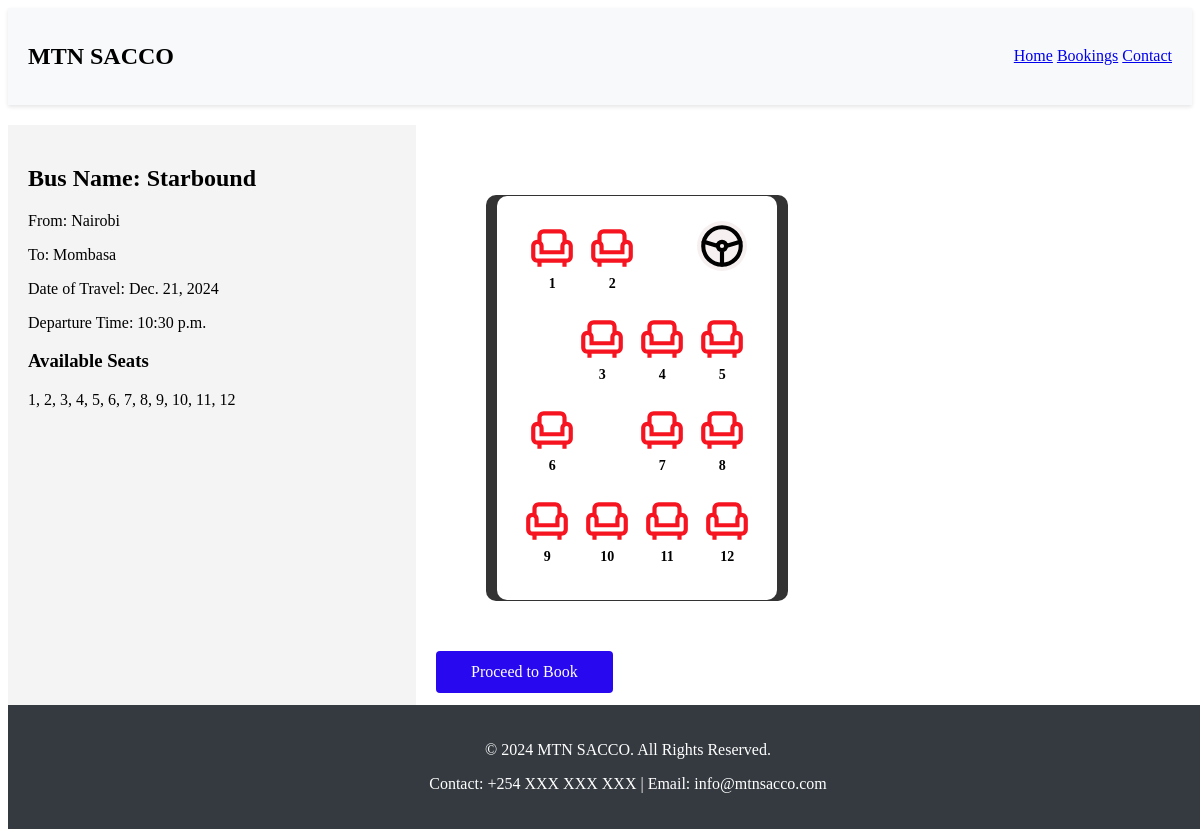
Page /bus/6/ on the earlier database version.
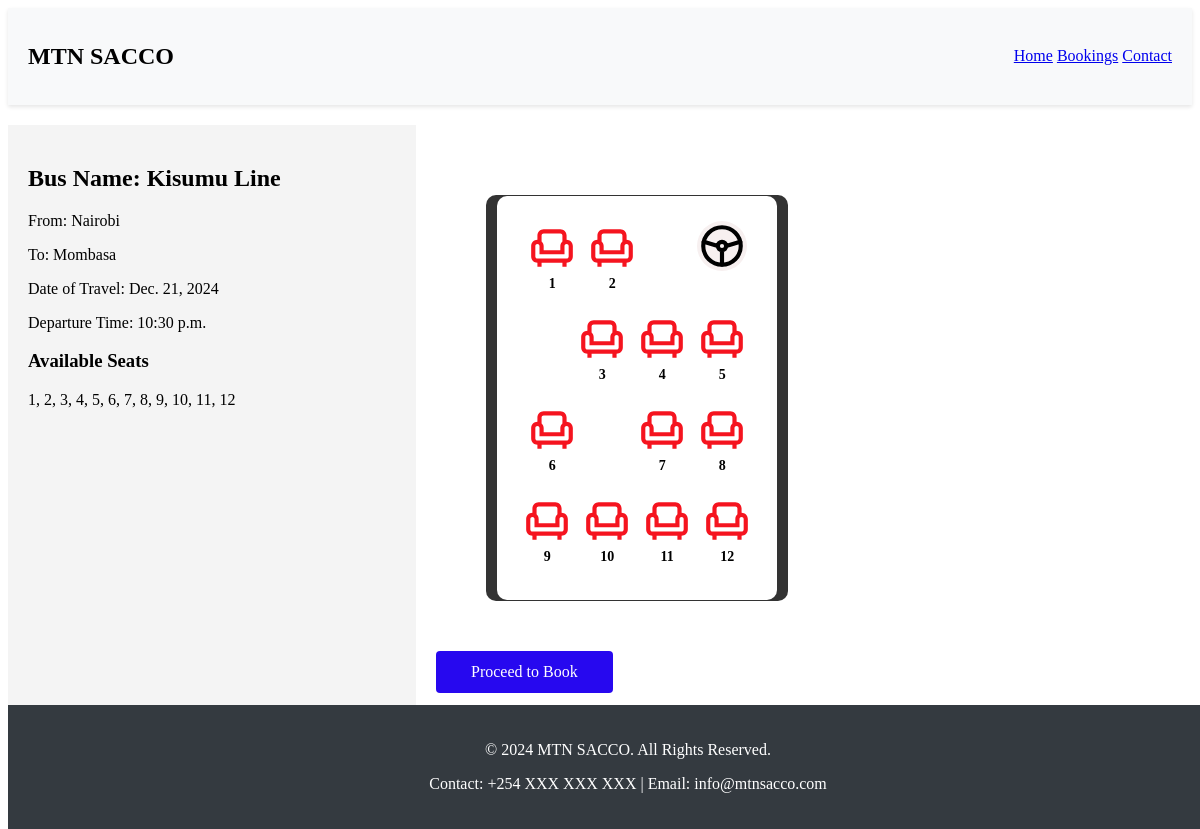
Same page on the later database version.
### main/models.py (models this page shows, shortened)
class TravelSchedule(models.Model):
    bus = models.ForeignKey(Bus, on_delete=models.CASCADE)
    boarding_location = models.ForeignKey(BoardingLocation, on_delete=models.CASCADE)
    destination = models.ForeignKey(Destination, on_delete=models.CASCADE)
    date_of_travel = models.DateField()
    departure_time = models.TimeField()
    fare = models.CharField(max_length=50 , null=True , blank=True)

class Bus(models.Model):
    name = models.CharField(max_length=50)
    plate_number=models.CharField(max_length=50 , unique=True)
    route = models.CharField(max_length=50)
    Driver = models.ForeignKey(Driver, on_delete=models.CASCADE)
    is_in_good = models.BooleanField(default=True)
    timeoftravel = models.CharField(max_length=50)
    fare = models.CharField(max_length=50)

class BoardingLocation(models.Model):
    name = models.CharField(max_length=100)

class Destination(models.Model):
    name = models.CharField(max_length=100)

### main/views.py (the view)
# urls.py: path('bus/<int:pk>/', views.bus_detail, name='bus_detail'),
def bus_detail(request, pk):
    bus_schedule = get_object_or_404(TravelSchedule, pk=pk)
    seats = Seat.objects.filter(bus_schedule=bus_schedule)
    available_seats = seats.filter(is_reserved=False).values_list('seat_number', flat=True)
    context = {
        'bus_schedule': bus_schedule,
        'seats': seats,
        'available_seats': available_seats,  # Pass available seat numbers to the template
    }
    return render(request, 'new/bus_detail.html', context)

### templates/new/bus_detail.html (shortened to what this page needs)
{% load static %}
<!DOCTYPE html>
<html lang="en">
<head>
  <link href="{% static 'assets/css/styles.css' %}" rel="stylesheet">
</head>
<body>
  <nav class="navbar">
    <div class="logo">
      <h1>MTN SACCO</h1>
    </div>
    <div class="nav-links">
      <a href="{% url 'index' %}" class="btn btn-outline-primary">Home</a>
      <a href="#" class="btn btn-outline-primary">Bookings</a>
      <a href="#" class="btn btn-outline-primary">Contact</a>
    </div>
  </nav>
  <div class="container">
    <div class="bus-details">
      <h2>Bus Name: {{ bus_schedule.bus.name }}</h2>
      <p>From: {{ bus_schedule.boarding_location.name }}</p>
      <p>To: {{ bus_schedule.destination.name }}</p>
      <p>Date of Travel: {{ bus_schedule.date_of_travel }}</p>
      <p>Departure Time: {{ bus_schedule.departure_time }}</p>
      <h3>Available Seats</h3>
      <p>
        {% if available_seats %}
            {{ available_seats|join:", " }}
        {% else %}
            No seats available.
        {% endif %}
      </p>
    </div>
    <div class="seat-selection">
      <div class="minibus-container">
        <div class="minibus">
          <div class="row">
            <div class="seat" data-seat="1"><img src="{% static 'assets/img/seat.svg' %}" alt="Seat 1"><span>1</span></div>
            <div class="seat" data-seat="2"><img src="{% static 'assets/img/seat.svg' %}" alt="Seat 2"><span>2</span></div>
            <div class="empty"></div>
            <img src="{% static 'assets/img/stear.svg' %}" alt="" class="steering-wheel">
          </div>
          <div class="row">
            <div class="empty"></div>
            <div class="seat" data-seat="3"><img src="{% static 'assets/img/seat.svg' %}" alt="Seat 3"><span>3</span></div>
            <div class="seat" data-seat="4"><img src="{% static 'assets/img/seat.svg' %}" alt="Seat 4"><span>4</span></div>
            <div class="seat" data-seat="5"><img src="{% static 'assets/img/seat.svg' %}" alt="Seat 5"><span>5</span></div>
          </div>
          <div class="row">
            <div class="seat" data-seat="6"><img src="{% static 'assets/img/seat.svg' %}" alt="Seat 6"><span>6</span></div>
            <div class="empty"></div>
            <div class="seat" data-seat="7"><img src="{% static 'assets/img/seat.svg' %}" alt="Seat 7"><span>7</span></div>
            <div class="seat" data-seat="8"><img src="{% static 'assets/img/seat.svg' %}" alt="Seat 8"><span>8</span></div>
          </div>
          <div class="row">
            <div class="seat" data-seat="9"><img src="{% static 'assets/img/seat.svg' %}" alt="Seat 9"><span>9</span></div>
            <div class="seat" data-seat="10"><img src="{% static 'assets/img/seat.svg' %}" alt="Seat 10"><span>10</span></div>
            <div class="seat" data-seat="11"><img src="{% static 'assets/img/seat.svg' %}" alt="Seat 11"><span>11</span></div>
            <div class="seat" data-seat="12"><img src="{% static 'assets/img/seat.svg' %}" alt="Seat 12"><span>12</span></div>
          </div>
        </div>
      </div>
      <button class='buy-btn' onclick="redirectToBooking({{ bus_schedule.pk }})">Proceed to Book</button>
    </div>
  </div>
  <br>
  <br>
  <br>
  <br>
  <br>
  <br>
  <footer class="footer">
    <div>
      <p>&copy; 2024 MTN SACCO. All Rights Reserved.</p>
      <p>Contact: +254 XXX XXX XXX | Email: info@mtnsacco.com</p>
    </div>
  </footer>
</body>
</html>

Differences in the rows shown:
changed TravelSchedule "Nairobi": bus.name "Starbound" → "Kisumu Line"
